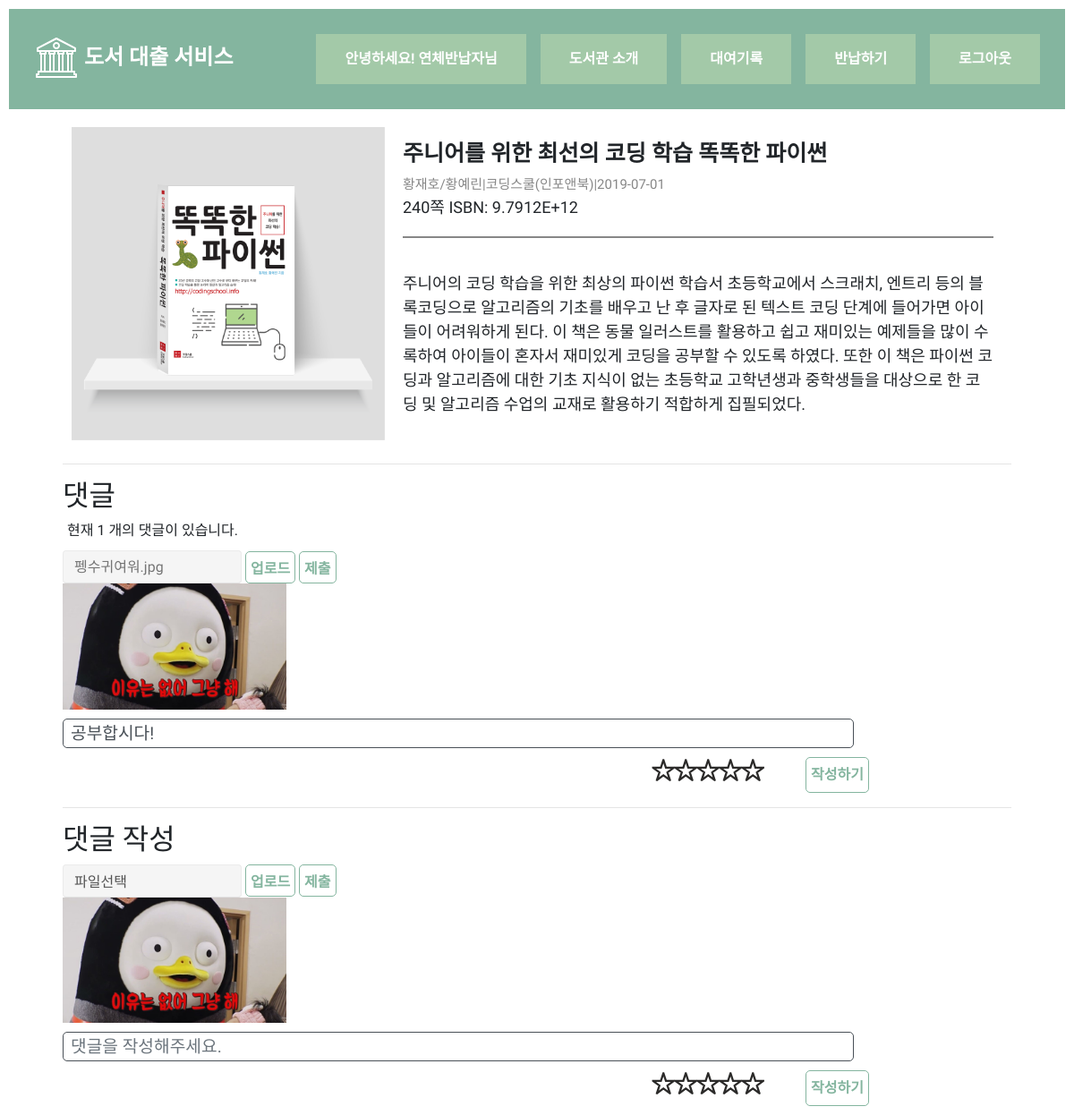
Page /detail/modifyreview/1/1/펭수귀여워.jpg (signed in) on the committed database.
### check_out_book/models.py (models this page shows, shortened)
class BookReview(db.Model):
    __tablename__ = 'BOOK_REVIEW'
    id = db.Column(db.Integer, primary_key=True,
                   nullable=False, autoincrement=True)
    book_id = db.Column(db.String(100), db.ForeignKey(
        'BOOK.id'), nullable=False)
    user_name = db.Column(db.String(20), nullable=False)
    user_id = db.Column(db.String(70), db.ForeignKey('LIBRARY_USER.email'))
    rating = db.Column(db.Float)
    content = db.Column(db.Text())
    create_time = db.Column(db.Date)
    imagelink = db.Column(db.String(225))

class Book(db.Model):
    __tablename__ = 'BOOK'
    id = db.Column(db.Integer, primary_key=True, nullable=False)
    book_name = db.Column(db.String(100), nullable=False)
    publisher = db.Column(db.String(60), nullable=False)
    author = db.Column(db.String(30))
    publication_date = db.Column(db.Date)
    pages = db.Column(db.Integer)
    isbn = db.Column(db.String(50))
    description = db.Column(db.String(255))
    link = db.Column(db.String(255))
    stock = db.Column(db.Integer)
    rating = db.Column(db.Integer, db.ForeignKey('BOOK_REVIEW.id'))

### check_out_book/views/detail_view.py (the view)
@bp.route('/modifyreview/<int:book_id>/<int:review_id>/<string:photolink>')
def modify_review(book_id, review_id, photolink):
    print(photolink)
    print(book_id)
    print(review_id)
    review_info = BookReview.query.filter_by(
        id=review_id).first()  # 해당하는 리뷰 찾음
    rate = Book.query.filter_by(id=book_id).first()  # 해당하는 책의 점수를 찾아옴
    ratenum = BookReview.query.filter_by(
        book_id=book_id).count()  # 해당하는 책의 리뷰수를 찾아옴(현재 내꺼까지 포함)
    book_info = Book.query.filter_by(id=book_id).first()
    bookreview = BookReview.query.filter_by(book_id=book_id).order_by(
        BookReview.id.desc()).all()  # 최신순 정렬
    if review_info.user_id != session['email']:
        flash("수정할 권한이 없습니다.")
        return redirect(url_for('detail.book_detail'))
    nowrate = rate.rating*ratenum-review_info.rating
    return render_template('ModifyReview.html', book_info=book_info, review_info=bookreview,
                           book_id=book_id, review_id=review_id,
                           nowrate=nowrate, ratenum=ratenum,
                           book=review_info, photolink=photolink)

### check_out_book/templates/ModifyReview.html (shortened to what this page needs)
{% extends "Base.html" %}
{% block page_content %}
{% if book_info %}
<div class='book-detail-class'>
    <div class="book_info">
        <div class="plusimg">
        <img class="detail-img" src="../../../../{{book_info.link}}"></div>
        <div class="book-info-detail">
        <p style="font-size: 25px; font-weight: bold; margin-bottom: 5px;">{{ book_info.book_name }}</p>
        <p style="color:#878787;font-size: 15px;margin: 0;">{{ book_info.author }}|{{ book_info.publisher }}|{{ book_info.publication_date }}</p>
        {{ book_info.pages }}쪽 ISBN: {{ book_info.isbn }}
        <hr style="border-left:none;border-right:none;border-top:none;border-bottom:2px solid#878787; height: 3px !important; display: block !important; width: 100% !important;"/>
    </div>
    <div class="total-description">
        <div  class="book-description">
            <p>{{ book_info.description }}</p>
        </div>
    </div>
</div>
<hr>
<div class="review">
    <h2>댓글</h2>
    <div class="review-now">현재 {{ review_info|length }} 개의 댓글이 있습니다.</div>
    {% for review in review_info %}
    {%if review.id == review_id%}
    <div id="photo" class="photoupload">
        <form action="{{ url_for('detail.modiupload_file',book_id=book_info.id, review_id=review_id) }}" method="post"
            enctype="multipart/form-data">
            <div id="modiphoto" class="filebox bs3-primary preview-image">
                {%if photolink|int == 12398978982%}
                <input class="upload-name" placeholder="파일 선택" disabled=" disabled" style="width: 200px;">
                {%else%}
                <input class="upload-name" placeholder="{{photolink}}" disabled=" disabled" style="width: 200px;">
                {%endif%}
                <label class="upload-label" for="input_file">업로드</label>
                <input class="photoupload2" type="submit" value="제출">
            </div>
        </form>
        {% if (photolink == none) or (photolink|int == 12398978982) %}
        {%else%}
        <img class="detailphoto-img" src="../../../../static/uploads/{{photolink}}">
        {%endif%}
    </div>
    <form
        action="{{ url_for('detail.modify_review2',book_id=book_id, review_id=review_id,nowrate=nowrate, ratenum=ratenum,photolink=photolink)  }}"
        method="post">
        <div class="form-group">
            <input class="form-control" name="review" id="review" value="{{book.content}}"></input>
        </div>
        <div class="star-btn">
            <div class="star-rating">
                <label for="5-stars" class="star pr-4">★</label>
                <label for="4-stars" class="star">★</label>
                <label for="3-stars" class="star">★</label>
                <label for="2-stars" class="star">★</label>
                <label for="1-star" class="star">★</label>
            </div>
            <input class="btn" type="submit" value="작성하기">
        </div>
    </form>
    {%endif%}
    {% endfor %}
</div>
{%endif%}
<hr>
<div class="write-review">
    {% if session['email'] %}
    <h2>댓글 작성</h2>
    <div class="photoupload">
        <form action="{{ url_for('detail.upload_file',book_id=book_info.id) }}" method="post"
            enctype="multipart/form-data">
            <div class="filebox bs3-primary preview-image">
                <input class="upload-name" value="파일선택" disabled="disabled" style="width: 200px;">
                <label class="upload-label" for="input_file">업로드</label>
                <input class="photoupload2" type="submit" value="제출">
            </div>
        </form>
        {% if (photolink == none) or (photolink|int == 12398978982) %}
        {%else%}
        <img class="detailphoto-img" src="../../../static/uploads/{{photolink}}">
        {%endif%}
    </div>
    <form action="{{ url_for('detail.create_review', book_id=book_info.id, photolink=photolink) }}" method="post">
        <div class="form-group">
            <input class="form-control" name="review" id="review" placeholder="댓글을 작성해주세요."></input>
        </div>
        <div class="star-btn">
            <div class="star-rating">
                <label for="5-stars" class="star pr-4">★</label>
                <label for="4-stars" class="star">★</label>
                <label for="3-stars" class="star">★</label>
                <label for="2-stars" class="star">★</label>
                <label for="1-star" class="star">★</label>
            </div>
            <input class="btn" type="submit" value="작성하기">
        </div>
    </form>
    {% endif %}
</div>
{% endblock %}

### check_out_book/templates/_navbar.html (shortened to what this page needs)
<nav class="navbar">
    <link rel="stylesheet" href="{{ url_for('static', filename='style.css') }}">
    <a style="text-decoration-line: none; color:white; font-family: 'Gowun Dodum', sans-serif;" class="nav-title"
        href="{{ url_for('main.home') }}">도서 대출
        서비스</a>
    <nav class="nav-nav">
        {% if session['email'] %}
        <ul class="nav">
            <li class="nav-item">
                <a class="nav-link" href="{{url_for('mypage.reservationbook')}}">안녕하세요!
                    {{session['name']}}님</a>
            </li>
            <li class="nav-item">
                <a class="nav-link" href="{{url_for('libraryinfo.libraryinfo')}}">도서관 소개</a>
            </li>
            <li class="nav-item">
                <a class="nav-link" href="{{url_for('total.checkout')}}">대여기록</a>
            </li>
            <li class="nav-item">
                <a class="nav-link" href="{{url_for('return.returnbooklist')}}">반납하기</a>
            </li>
            <li class="nav-item">
                <a class="nav-link" href="{{url_for('user.logout')}}">로그아웃</a>
            </li>
        </ul>
        {%endif%}
    </nav>
</nav>

### check_out_book/static/style.css (style rules this page uses)
.navbar { margin-bottom: 10px; display: flex; background: #84b59f; padding: 20px; justify-content: space-between; }
.nav-nav { display: inline-block; vertical-align: middle; }
.nav { list-style: none; margin: 0px; padding: 0px; display: flex; }
.nav-link { text-decoration-line: none; color: white; font-family: "Gowun Dodum", sans-serif; }
.nav-item { display: block; text-align: center; margin: 0.5rem; padding: 0.5rem 1rem; text-decoration: none; font-weight: bold; color: white; background: #a3c9a8; }
.nav-title { display: inline-block; color: white; font-size: x-large; font-weight: bold; margin: 0.5rem; padding: 0; }
.plusimg { display: grid; margin-right: 20px; grid-row-start: 1; grid-row-end: 3; vertical-align: middle; }
.detail-img { height: 350px; }
.detailphoto-img { width: 250px; height: auto; }
.photoupload { margin-bottom: 10px; font-family: "Gowun Dodum", sans-serif; }
.photoupload2 { font-family: "Gowun Dodum", sans-serif; font-size: 16px; font-weight: bold; border-radius: 5px; border: 1px solid #84b59f; background-color: rgba(0, 0, 0, 0); color: #84b59f; padding: 5px; line-height: normal; vertical-align: middle; }
body { margin: 10px; }
.filebox label { display: inline-block; padding: 0.5em 0.75em; color: #999; font-size: inherit; line-height: normal; vertical-align: middle; background-color: #fdfdfd; cursor: pointer; border: 1px solid #ebebeb; border-bottom-color: #e2e2e2; border-radius: 0.25em; }
.filebox .upload-name { display: inline-block; padding: 0.5em 0.75em; font-size: inherit; font-family: inherit; line-height: normal; vertical-align: middle; background-color: #f5f5f5; border: 1px solid #ebebeb; border-bottom-color: #e2e2e2; border-radius: 0.25em; -webkit-appearance: none; -moz-appearance: none; appearance: none; }
.filebox.bs3-primary label { font-family: "Gowun Dodum", sans-serif; font-size: 16px; font-weight: bold; border-radius: 5px; border: 1px solid #84b59f; background-color: rgba(0, 0, 0, 0); color: #84b59f; padding: 5px; margin-bottom: 0; }
.book-detail-class { width: 1060px; margin: 0 auto; padding: 0; position: relative; }
.book_info { display: grid; grid-template-columns: repeat(3, 1fr); grid-template-rows: auto; font-size: 18px; font-family: "Gowun Dodum", sans-serif; align-items: center; padding: 10px 20px 10px 10px; margin-bottom: 15px; box-sizing: border-box; text-align: left; }
.book-info-detail { display: grid; grid-column-start: 2; grid-column-end: 4; flex-direction: column; }
.total-description { display: grid; grid-column-start: 2; grid-column-end: 4; font-family: "Gowun Dodum", sans-serif; }
.book-description { display: grid; }
.review { margin-bottom: 10px; font-family: "Gowun Dodum", sans-serif; }
.write-review { font-family: "Gowun Dodum", sans-serif; }
.review-now { font-family: "Gowun Dodum", sans-serif; padding-bottom: 10px; margin-left: 5px; }
.star-rating { display: flex; flex-direction: row-reverse; font-size: 2.25rem; line-height: 2rem; text-align: center; width: 5em; margin: 0px 3%; margin-left: 392px; }
.star-rating label { -webkit-text-fill-color: transparent; -webkit-text-stroke-width: 2.3px; -webkit-text-stroke-color: #2b2a29; cursor: pointer; font-size: 25px; font-family: "Jua", sans-serif; }
.form-group { margin-bottom: 5px; }
.form-group input { font-family: "Gowun Dodum", sans-serif; font-size: 20px; height: 33px; width: 83.4%; display: flex; border: 1px solid; outline: none; border-radius: 5px; line-height: 2.5rem; font-size: 1.2rem; padding-left: 0.5rem; padding-right: 0.5rem; }
.btn { font-family: "Gowun Dodum", sans-serif; font-size: 16px; font-weight: bold; border-radius: 5px; border: 1px solid #84b59f; background-color: rgba(0, 0, 0, 0); color: #84b59f; padding: 5px; }
.star-btn { width: 70%; margin: 10px auto; display: flex; justify-content: flex-end; }

### rows in the picture
BookReview: name "연체반납자", photolink "펭수귀여워.jpg", review "공부합시다!"
Book: link (picture), book_name "주니어를 위한 최선의 코딩 학습 똑똑한 파이썬", author "황재호/황예린", publisher "코딩스쿨(인포앤북)", publication_date "2019-07-01", pages "240", isbn "9.7912E+12", description "주니어의 코딩 학습을 위한 최상의 파이썬 학습서 초등학교에서 스크래치, 엔트리 등의 블록코딩으로 알고리즘의 기초를 배우고 난 후 글자로 된 텍스트 코딩 단계에 들어가면 아이들이 어려워하게 된다. 이 책은 동물 일러스트를 활용하고 쉽고 재미있는 예제들을 많이 수록하여 아이들이 혼자서 재미있게 코딩을 공부할 수 있도록 하였다. 또한 이 책은 파이썬 코딩과 알고리즘에 대한 기초 지식이 없는 초등학교 고학년생과 중학생들을 대상으로 한 코딩 및 알고리즘 수업의 교재로 활용하기 적합하게 집필되었다."

### other values in the picture
{{ review_info|length }} "1"
